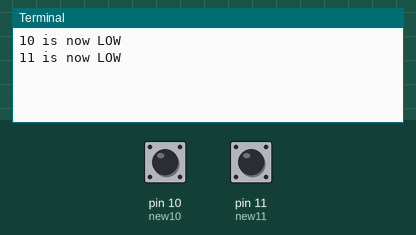
A program run on a simulated Raspberry Pi (header pin numbers). Shown: the last lines printed to the terminal. The test bench sets the inputs (shaded band); at power-on: pin 10 (new10) LOW, pin 11 (new11) LOW.

Above: at 1.2 s.
1.3 s: pin 10 (new10) pulled HIGH for 0.15 s
At 1.46 s:
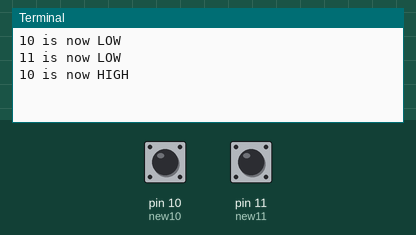
2.9 s: pin 11 (new11) pulled HIGH for 0.15 s
At 4.1 s:
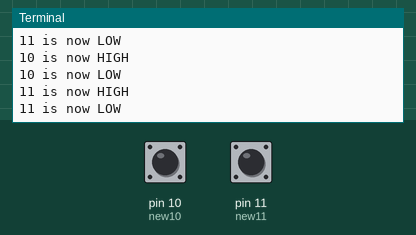

Measured:
- after the input at 1.3 s, the terminal: prints a new line at once (image 1)
- after the input at 2.9 s, the terminal: prints a new line at once (image 2)

The program:

switch.py
```python
#!/usr/bin/python

import RPi.GPIO as GPIO
import time

GPIO.setmode(GPIO.BOARD)
GPIO.setup(10, GPIO.IN, pull_up_down=GPIO.PUD_DOWN)
GPIO.setup(11, GPIO.IN, pull_up_down=GPIO.PUD_DOWN)

old10 = None
old11 = None

while True:
    new10 = GPIO.input(10)
    if old10 != new10:
        if new10 == GPIO.HIGH:
            print("10 is now HIGH")
        else:
            print("10 is now LOW")
        old10 = new10

    new11 = GPIO.input(11)
    if old11 != new11:
        if new11 == GPIO.HIGH:
            print("11 is now HIGH")
        else:
            print("11 is now LOW")
        old11 = new11

    time.sleep(.1)
```
